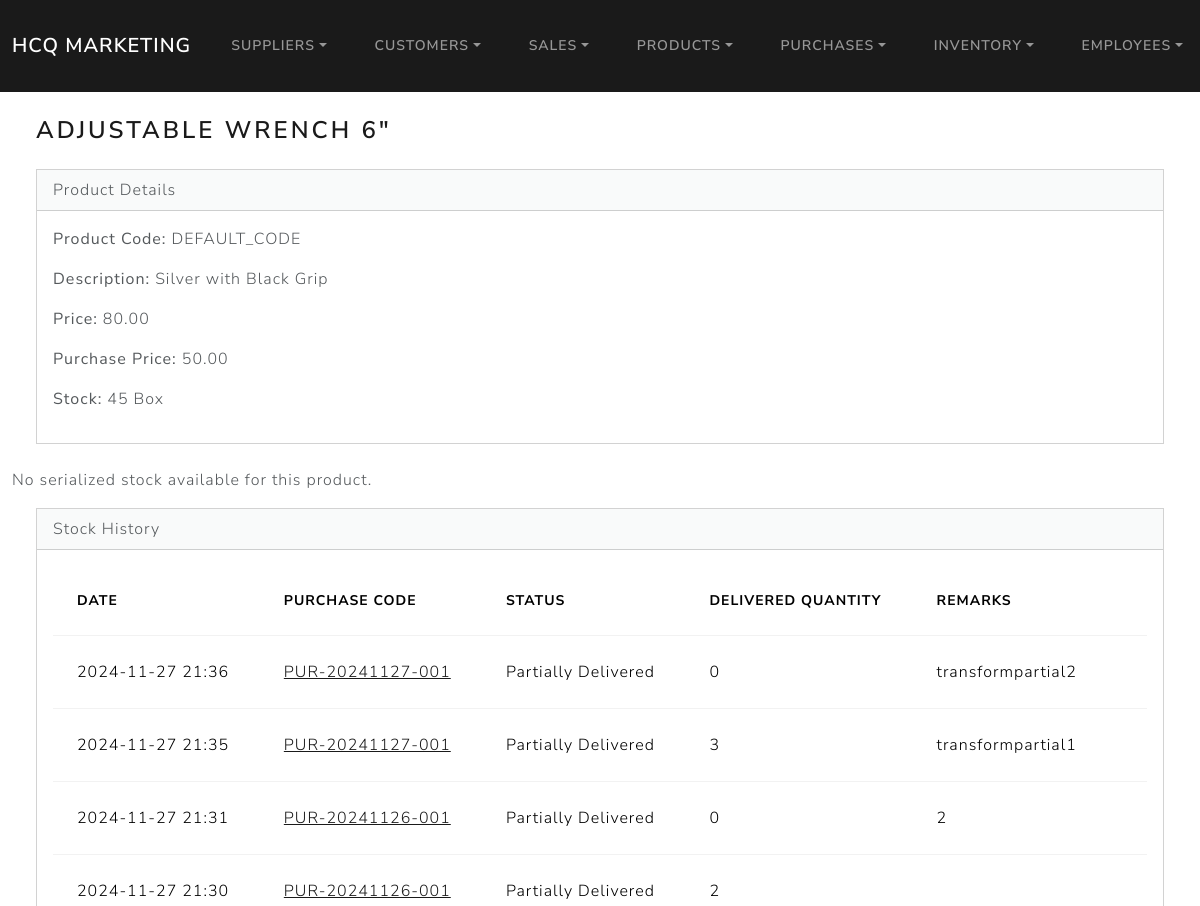
The page /inventory/1/ (upper part) on the database as committed earlier.
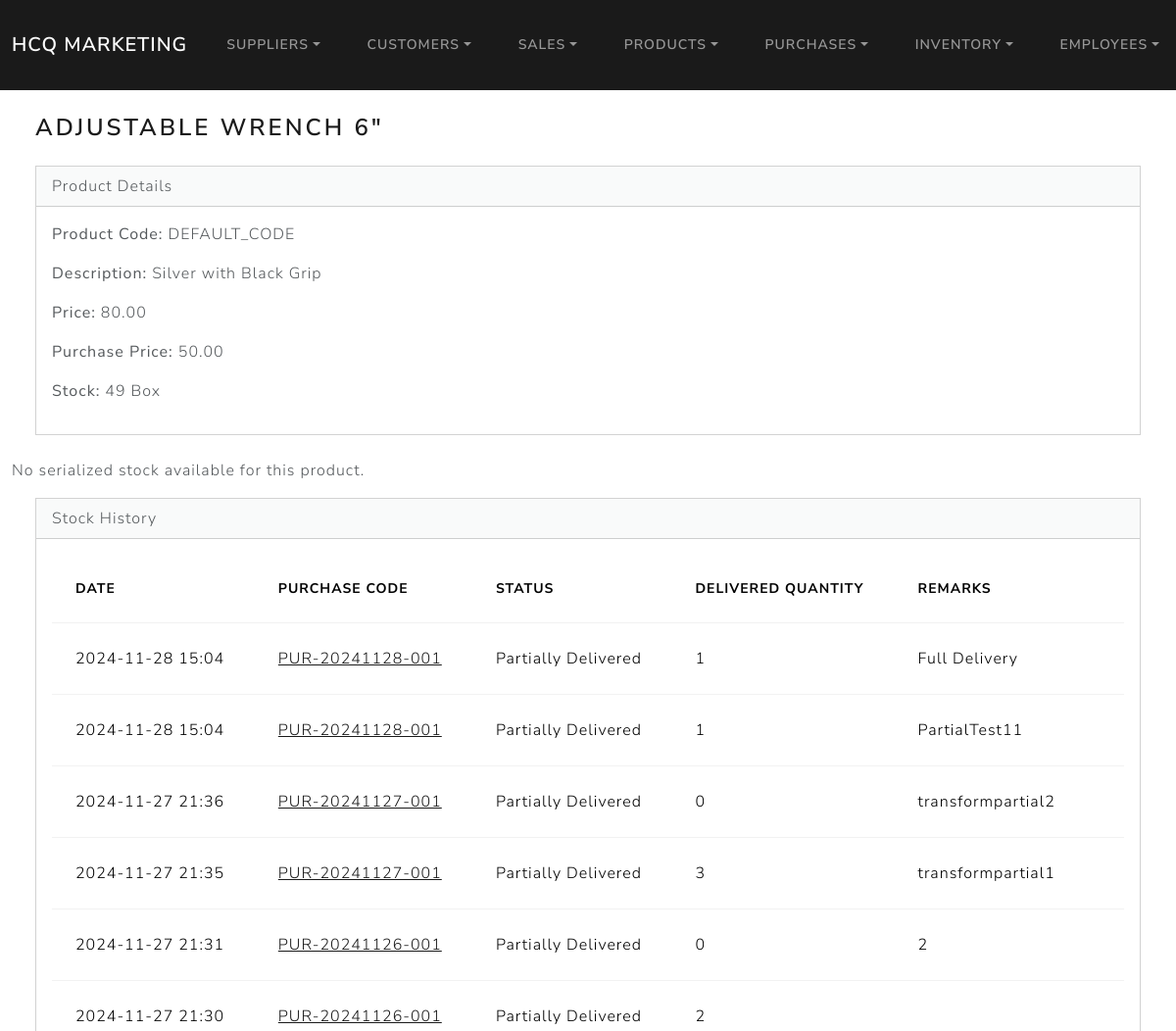
The same page on the database as committed later.
### inventory/models.py (models this page shows, shortened)
class Inventory(models.Model):
    product = models.ForeignKey(Product, on_delete=models.CASCADE)
    inventory_stock = models.PositiveIntegerField(default=0)

class StockHistory(models.Model):
    inventory = models.ForeignKey(Inventory, on_delete=models.CASCADE, related_name="stock_history")
    purchase = models.ForeignKey('purchases.Purchase', on_delete=models.CASCADE)  # String-based reference
    status = models.CharField(max_length=50)  # "Delivered", "Partially Delivered", etc.
    delivered_quantity = models.PositiveIntegerField()
    remarks = models.TextField(blank=True, null=True)
    timestamp = models.DateTimeField(auto_now_add=True)

### purchases/models.py (models this page shows, shortened)
class Purchase(models.Model):
    STATUS_CHOICES = [
        ('Pending', 'Pending'),
        ('Partially Delivered', 'Partially Delivered'),
        ('Delivered', 'Delivered'),
        ('Cancelled', 'Cancelled'),
    ]
    supplier = models.ForeignKey(Supplier, on_delete=models.CASCADE, related_name='purchases')
    date = models.DateTimeField(auto_now_add=True)
    total_cost = models.DecimalField(max_digits=10, decimal_places=2, default=0.00)
    purchase_code = models.CharField(max_length=20, unique=True, editable=False, blank=True)
    status = models.CharField(max_length=20, choices=STATUS_CHOICES, default='Pending')

### products/models.py (models this page shows, shortened)
class Product(models.Model):
    product_code = models.CharField(max_length=100, default='DEFAULT_CODE')
    product_name = models.CharField(max_length=100)
    product_descript = models.TextField()
    product_price = models.DecimalField(max_digits=10, decimal_places=2)
    product_unit = models.CharField(max_length=50)
    purchase_price = models.DecimalField(max_digits=10, decimal_places=2, null=True, blank=True)  # Price from supplier (optional)
    is_serialized = models.BooleanField(default=False)  # New field

### inventory/views.py (the view)
# urls.py: path('<int:product_id>/', views.product_detail, name='product_detail'),
def product_detail(request, product_id):
    inventory = get_object_or_404(Inventory, product__id=product_id)
    stock_history = StockHistory.objects.filter(inventory=inventory).order_by('-timestamp')
    serialized_items = None
    if hasattr(inventory.product, 'is_serialized') and inventory.product.is_serialized:
        serialized_items = SerializedInventory.objects.filter(inventory=inventory)
        print(f"Serialized items found: {serialized_items}")  # Debugging line
    return render(request, 'inventory/product_detail.html', {
        'inventory': inventory,
        'stock_history': stock_history,
        'serialized_items': serialized_items,
    })

### inventory/templates/inventory/product_detail.html
{% extends "base.html" %}
{% block body %}
<h3 class="m-4">{{ inventory.product.product_name }}</h3>
<div class="card ms-4 me-4 mb-4">
    <div class="card-header">Product Details</div>
    <div class="card-body">
        <p><strong>Product Code:</strong> {{ inventory.product.product_code }}</p>
        <p><strong>Description:</strong> {{ inventory.product.product_descript }}</p>
        <p><strong>Price:</strong> {{ inventory.product.product_price }}</p>
        <p><strong>Purchase Price:</strong> {{ inventory.product.purchase_price }}</p>
        <p><strong>Stock:</strong>
            {% if inventory.serialized_items.exists %}
                {{ inventory.serialized_items.count }} {{ inventory.product.product_unit }}
            {% else %}
                {{ inventory.inventory_stock }} {{ inventory.product.product_unit }}
            {% endif %}
        </p>
    </div>
</div>
{% if serialized_items %}
<div class="card ms-4 me-4 mb-4">
    <div class="card-header">Serialized Stock</div>
    <div class="card-body">
        <table class="table table-hover">
            <thead>
                <tr>
                    <th>Serial Number</th>
                    <th>Status</th>
                </tr>
            </thead>
            <tbody>
                {% for item in serialized_items %}
                <tr>
                    <td>{{ item.serial_number }}</td>
                    <td>{{ item.status }}</td>
                </tr>
                {% endfor %}
            </tbody>
        </table>
    </div>
</div>
{% else %}
    <p>No serialized stock available for this product.</p>
{% endif %}
<div class="card ms-4 me-4 mb-4">
    <div class="card-header">Stock History</div>
    <div class="card-body">
        {% if stock_history %}
        <table class="table table-hover">
            <thead>
                <tr>
                    <th>Date</th>
                    <th>Purchase Code</th>
                    <th>Status</th>
                    <th>Delivered Quantity</th>
                    <th>Remarks</th>
                </tr>
            </thead>
            <tbody>
                {% for record in stock_history %}
                <tr>
                    <td>{{ record.timestamp|date:"Y-m-d H:i" }}</td>
                    <td>
                        <a href="{% url 'purchases:purchase_detail' record.purchase.id %}">
                            {{ record.purchase.purchase_code }}
                        </a>
                    </td>
                    <td>{{ record.status }}</td>
                    <td>{{ record.delivered_quantity }}</td>
                    <td>{{ record.remarks }}</td>
                </tr>
                {% endfor %}
            </tbody>
        </table>
        {% else %}
        <p>No stock history available for this product.</p>
        {% endif %}
    </div>
</div>
{% endblock %}

Rows that differ between the two databases and show on the page:
changed Inventory "ADJUSTABLE WRENCH 6\"": inventory_stock "45" → "49"
added StockHistory: timestamp "2024-11-28 15:04", purchase.purchase_code "PUR-20241128-001", status "Partially Delivered", delivered_quantity "1", remarks "Full Delivery"
added StockHistory: timestamp "2024-11-28 15:04", purchase.purchase_code "PUR-20241128-001", status "Partially Delivered", delivered_quantity "1", remarks "PartialTest11"
